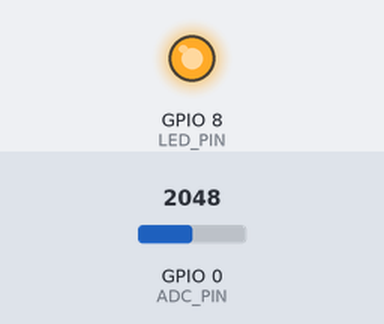
A sketch run on a simulated ESP32-C3. Parts: output pins drawn as LEDs (lit = HIGH). The inputs (shaded band) are chosen by the test bench; at power-on: GPIO 0 (ADC_PIN) = 2048 (analog values on the 0–4095 scale). Nothing arrives over Bluetooth unless stated; a phone connects over Bluetooth LE 3 s after start.

Above: at 0.1 s.
At 3.1 s:
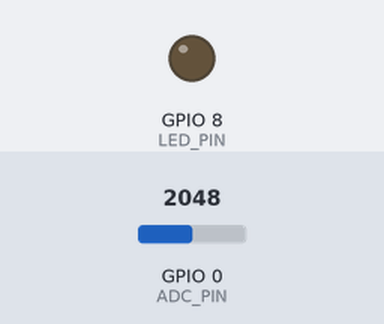
Timing chart, 0 to 4.6 s (numbered marks = the images above):
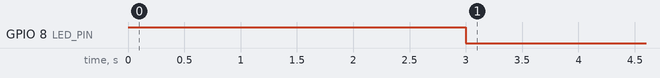

Measured:
- by itself, GPIO 8 (LED_PIN): HIGH → LOW at 3.0 s

The sketch:

esp32c3_ausculta.ino
```cpp
/*  ESP32-C3 Super Mini — firmware mínimo de ausculta
 *  Função: amostrar o ADC a FS Hz e enviar os valores crus por BLE. Só isso.
 *  Todo o processamento (filtros, RMS, frequência, espectrograma) é feito no app.
 *
 *  Biblioteca: "NimBLE-Arduino" (Gerenciador de bibliotecas), v2.x
 *  Placa: "ESP32C3 Dev Module"  (USB CDC On Boot: Enabled)
 *
 *  Protocolo (little-endian):
 *    Serviço  0000ff00-0000-1000-8000-00805f9b34fb
 *    DATA     0000ff01-...  Notify   [seq u16][N x u16 ADC cru 0..4095]
 */
#include <NimBLEDevice.h>

#define ADC_PIN      0          // GPIO0 = ADC1_CH0 (use só ADC1: GPIO0..4; ADC2 não funciona com rádio ligado)
#define FS           4000       // Hz — igual ao selecionado no app
#define N_PER_PKT    120        // 2 + 120*2 = 242 bytes <= MTU 247 - 3
#define LED_PIN      8          // LED onboard do Super Mini (ativo em nível baixo)

static NimBLECharacteristic* chData = nullptr;
static volatile bool connected = false;
static uint16_t seq = 0;

class SrvCb : public NimBLEServerCallbacks {
  void onConnect(NimBLEServer* s, NimBLEConnInfo& info) override {
    connected = true;
    // intervalo de conexão 7,5–15 ms, latência 0, timeout 2 s: necessário para a vazão
    s->updateConnParams(info.getConnHandle(), 6, 12, 0, 200);
    digitalWrite(LED_PIN, LOW);
  }
  void onDisconnect(NimBLEServer* s, NimBLEConnInfo& info, int reason) override {
    connected = false; digitalWrite(LED_PIN, HIGH);
    NimBLEDevice::startAdvertising();
  }
};

void setup() {
  pinMode(LED_PIN, OUTPUT); digitalWrite(LED_PIN, HIGH);
  analogReadResolution(12);
  analogSetAttenuation(ADC_11db);           // faixa ~0–2,5 V; polarize o sinal em ~1,25 V

  NimBLEDevice::init("Ausculta-C3");
  NimBLEDevice::setMTU(247);
  NimBLEDevice::setPower(ESP_PWR_LVL_P9);
  NimBLEServer* srv = NimBLEDevice::createServer();
  srv->setCallbacks(new SrvCb());
  NimBLEService* svc = srv->createService("0000ff00-0000-1000-8000-00805f9b34fb");
  chData = svc->createCharacteristic("0000ff01-0000-1000-8000-00805f9b34fb", NIMBLE_PROPERTY::NOTIFY);
  svc->start();
  NimBLEAdvertising* adv = NimBLEDevice::getAdvertising();
  adv->addServiceUUID(svc->getUUID());       // o app filtra por este UUID: precisa estar no advertising
  adv->setName("Ausculta-C3");               // nome vai no scan response (UUID de 128 bits + nome não cabem em 31 bytes)
  adv->enableScanResponse(true);
  adv->start();
}

void loop() {
  static uint8_t pkt[2 + 2 * N_PER_PKT];
  static uint16_t n = 0;
  static uint32_t tNext = micros();
  const uint32_t period = 1000000UL / FS;

  while ((int32_t)(micros() - tNext) < 0) {}   // período fixo; jitter de poucos µs
  tNext += period;
  uint16_t v = analogRead(ADC_PIN);
  pkt[2 + 2 * n] = v & 0xFF; pkt[3 + 2 * n] = v >> 8;
  if (++n == N_PER_PKT) {
    n = 0;
    pkt[0] = seq & 0xFF; pkt[1] = seq >> 8; seq++;   // seq avança mesmo se não enviar: o app conta a perda
    if (connected) { chData->setValue(pkt, sizeof(pkt)); chData->notify(); }
  }
}
```
